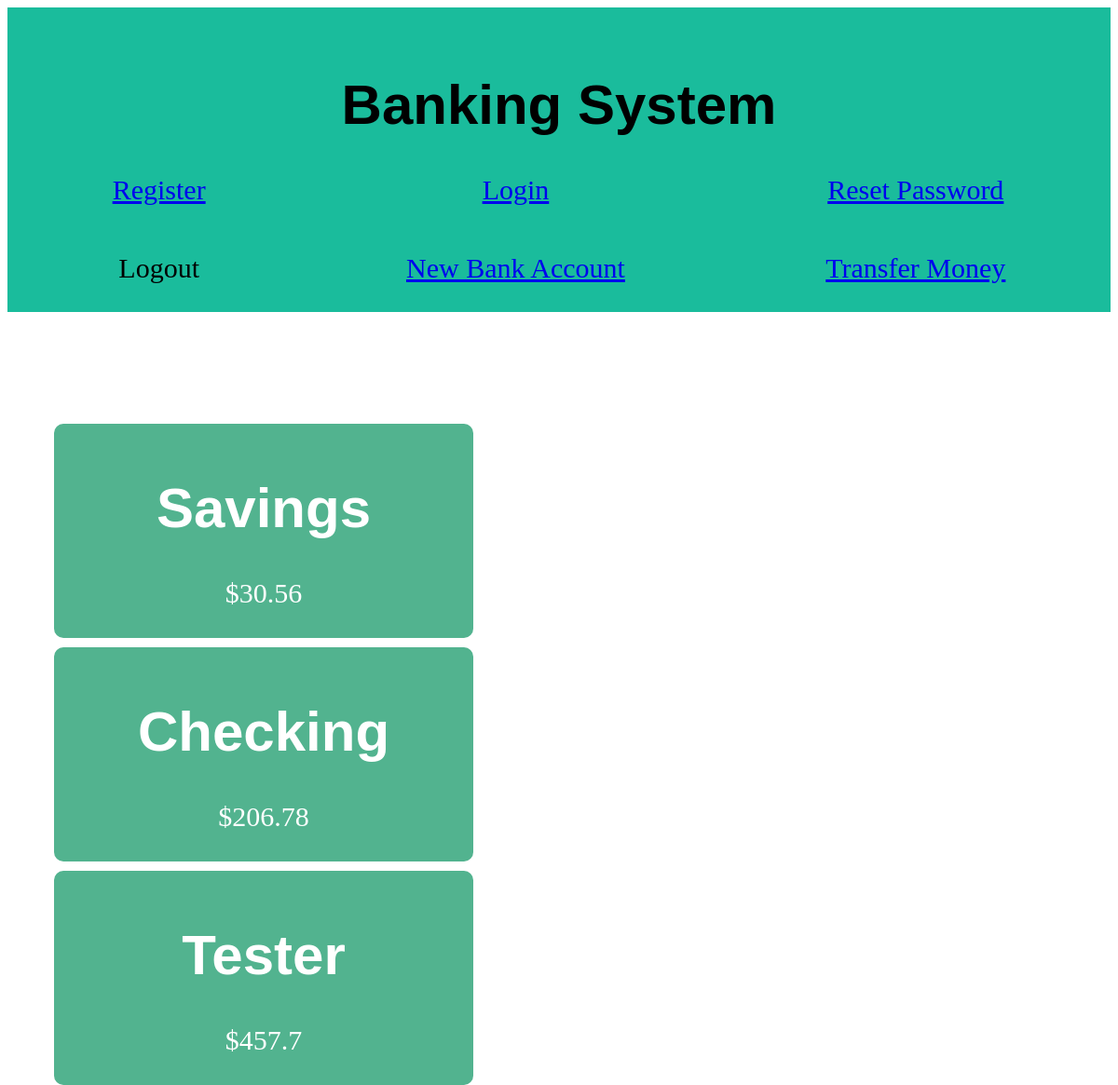
Page /home on the earlier database version.
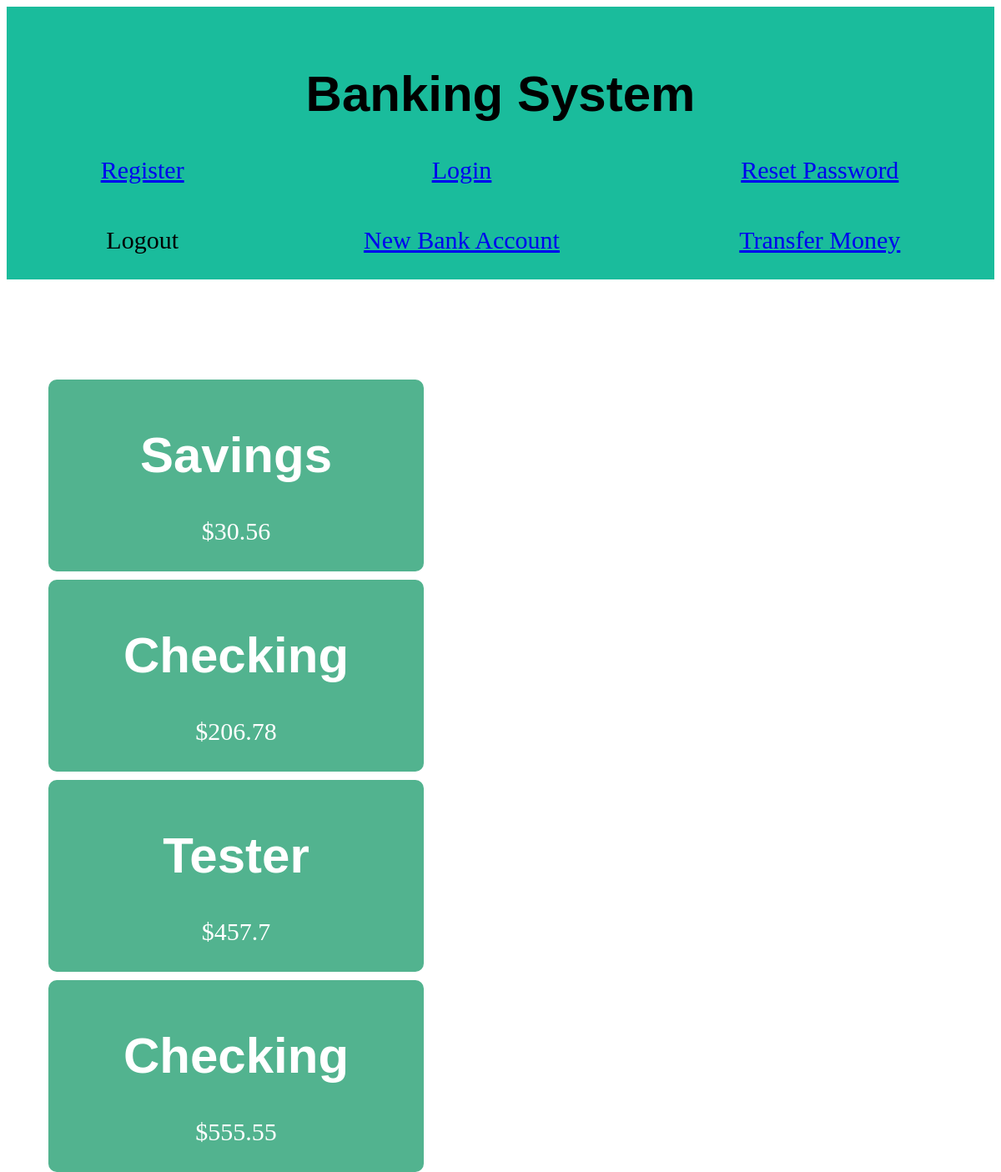
Same page on the later database version.
### tables this page shows
CREATE TABLE "Account" (
	"accID"	TEXT NOT NULL,
	"accValue"	NUMERIC,
	"accType"	TEXT,
	"accUserID"	INTEGER NOT NULL,
	"usrID"	INTEGER,
	PRIMARY KEY("accID")
);

### flaskMain.py (the view)
@app.route('/home')
def home():
    accountArray = db.getUserAccounts(1)
    validationErrors = []
    for account in accountArray:
        if not valid.validate_account_number(account.accountNumber):
            validationErrors.append(f"ERROR READING DATA - Account number {account.accountNumber} is invalid.")
        if valid.validate_currency_amount(account.balance) == False:
            validationErrors.append(f"ERROR READING DATA - Balance for account {account.accountNumber} is invalid.")
    if validationErrors:
        for error in validationErrors:
            flash(error, 'error')
            print(error)
        return render_template('error.html')
    return render_template('home.html',accountList=accountArray) # TODO: Replace with dynamic user ID whith mulit-user implementation

### DatabaseHandler.py (called while the page is built)
    def getUserAccounts(self, usrID: str):
        connection = sqlite3.connect(self.name, check_same_thread=False)
        cursor = connection.cursor()
        cursor.execute("SELECT * FROM Account WHERE accUserID='"+str(usrID)+"'")
        rows = cursor.fetchall()
        accounts = []
        for row in rows:
            accID = row[0]
            accValue = row[1]
            accType = row[2]
            account = Account(accID,accType,accValue)
            accounts.append(account)
        connection.close()
        return accounts

### input_validator.py (called while the page is built)
    @staticmethod
    def validate_account_number(account_number: str) -> bool:
        if not isinstance(account_number, str):
            return False
        if len(account_number) != 10:
            return False
        if not account_number.isdigit():
            return False
        return True

    @staticmethod
    def validate_currency_amount(amount: float) -> bool:
        if not isinstance(amount, (int, float)):
            return False
        if amount < 0:
            return False
        if not round(amount, 2) == amount:
            return False
        return True

### templates/home.html (shortened to what this page needs)
<!DOCTYPE html>
<html lang="en">
<head>
</head>
<link rel="stylesheet" href="{{url_for('static', filename='style.css') }}">
<div class="header">
    <h1>Banking System</h1>
    <div class="headerGrid">
        <div><a href="/register">Register</a></div>
        <div><a href="/login">Login</a></div>
        <div><a href="/passwordReset">Reset Password</a></div>
        <div><a>Logout</a></div>
        <div><a href="/new">New Bank Account</a></div>
        <div><a href="/transfer">Transfer Money</a></div>
    </div>
</div>
<body>
    <div class="grid-container">
        {% for account in accountList %}
        <div class="grid-item">
            <a class="buttonClass"><h1>{{ account.type }}</h1><body>${{ account.balance }}</body></a>
        </div>
        {% endfor %}
    </div>
</body>
</html>

### static/style.css (style rules this page uses)
.buttonClass { position: absolute; background-color:#52b38f; color: #fff; border:none; border-radius:10px; padding:15px; min-height:200px; min-width: 420px; text-decoration: none; }
h1 { text-align: center; font-family: Arial }
.grid-container { float: center; display: inline-grid; }
.grid-item { padding: 120px; margin-left:-70px; font-size: 30px; text-align: center; }
.header { padding:30px; text-align: center; background: #1abc9c; font-size: 30px; }
.headerGrid { display:grid; gap: 50px; grid-template-columns: auto auto auto; }

Differences in the rows shown:
added Account: type "Checking", balance "555.55"
